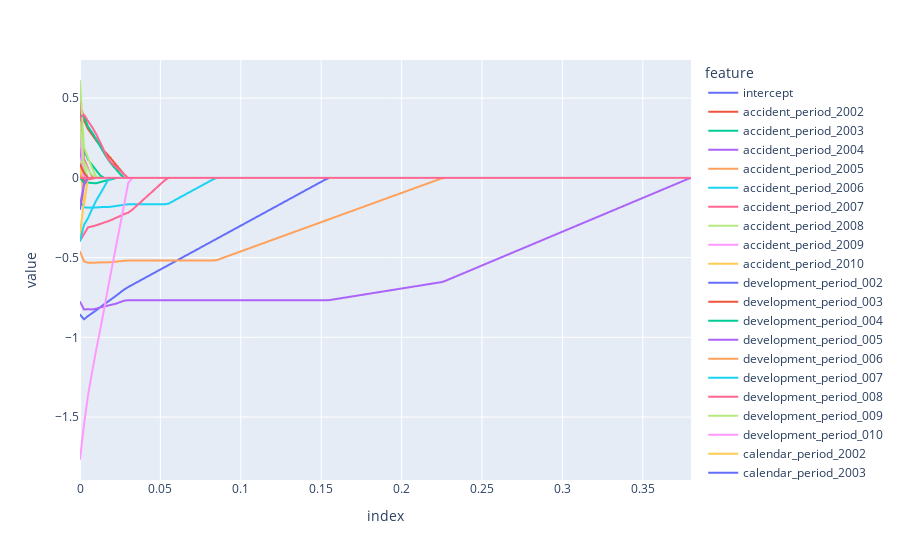

The code cell stored with this chart in its notebook:
### Code cell
p = rky.icrfs.GetX('train').columns.to_frame().reset_index(drop=True)
p.columns = ['feature']
df.join(p, how='left').set_index('feature').T.plot(kind='line')

### Figure 1 — Plotly figure (JSON) as saved in the notebook; plotly's stock layout.template omitted (floating-point values rounded to 4 significant figures; data arrays with more than 128 entries replaced by an {"elided": "..."} marker saying what was removed)
{"data": [{"hovertemplate": "feature=intercept<br>index=%{x}<br>value=%{y}<extra></extra>", "legendgroup": "intercept", "line": {"color": "#636efa", "dash": "solid"}, "marker": {"symbol": "circle"}, "mode": "lines", "name": "intercept", "showlegend": true, "type": "scattergl", "x": {"elided": "153 float values"}, "xaxis": "x", "y": {"elided": "153 int values"}, "yaxis": "y"}, {"hovertemplate": "feature=accident_period_2002<br>index=%{x}<br>value=%{y}<extra></extra>", "legendgroup": "accident_period_2002", "line": {"color": "#EF553B", "dash": "solid"}, "marker": {"symbol": "circle"}, "mode": "lines", "name": "accident_period_2002", "showlegend": true, "type": "scattergl", "x": {"elided": "153 float values"}, "xaxis": "x", "y": {"elided": "153 float values"}, "yaxis": "y"}, {"hovertemplate": "feature=accident_period_2003<br>index=%{x}<br>value=%{y}<extra></extra>", "legendgroup": "accident_period_2003", "line": {"color": "#00cc96", "dash": "solid"}, "marker": {"symbol": "circle"}, "mode": "lines", "name": "accident_period_2003", "showlegend": true, "type": "scattergl", "x": {"elided": "153 float values"}, "xaxis": "x", "y": {"elided": "153 float values"}, "yaxis": "y"}, {"hovertemplate": "feature=accident_period_2004<br>index=%{x}<br>value=%{y}<extra></extra>", "legendgroup": "accident_period_2004", "line": {"color": "#ab63fa", "dash": "solid"}, "marker": {"symbol": "circle"}, "mode": "lines", "name": "accident_period_2004", "showlegend": true, "type": "scattergl", "x": {"elided": "153 float values"}, "xaxis": "x", "y": {"elided": "153 float values"}, "yaxis": "y"}, {"hovertemplate": "feature=accident_period_2005<br>index=%{x}<br>value=%{y}<extra></extra>", "legendgroup": "accident_period_2005", "line": {"color": "#FFA15A", "dash": "solid"}, "marker": {"symbol": "circle"}, "mode": "lines", "name": "accident_period_2005", "showlegend": true, "type": "scattergl", "x": {"elided": "153 float values"}, "xaxis": "x", "y": {"elided": "153 float values"}, "yaxis": "y"}, {"hovertemplate": "feature=accident_period_2006<br>index=%{x}<br>value=%{y}<extra></extra>", "legendgroup": "accident_period_2006", "line": {"color": "#19d3f3", "dash": "solid"}, "marker": {"symbol": "circle"}, "mode": "lines", "name": "accident_period_2006", "showlegend": true, "type": "scattergl", "x": {"elided": "153 float values"}, "xaxis": "x", "y": {"elided": "153 float values"}, "yaxis": "y"}, {"hovertemplate": "feature=accident_period_2007<br>index=%{x}<br>value=%{y}<extra></extra>", "legendgroup": "accident_period_2007", "line": {"color": "#FF6692", "dash": "solid"}, "marker": {"symbol": "circle"}, "mode": "lines", "name": "accident_period_2007", "showlegend": true, "type": "scattergl", "x": {"elided": "153 float values"}, "xaxis": "x", "y": {"elided": "153 float values"}, "yaxis": "y"}, {"hovertemplate": "feature=accident_period_2008<br>index=%{x}<br>value=%{y}<extra></extra>", "legendgroup": "accident_period_2008", "line": {"color": "#B6E880", "dash": "solid"}, "marker": {"symbol": "circle"}, "mode": "lines", "name": "accident_period_2008", "showlegend": true, "type": "scattergl", "x": {"elided": "153 float values"}, "xaxis": "x", "y": {"elided": "153 float values"}, "yaxis": "y"}, {"hovertemplate": "feature=accident_period_2009<br>index=%{x}<br>value=%{y}<extra></extra>", "legendgroup": "accident_period_2009", "line": {"color": "#FF97FF", "dash": "solid"}, "marker": {"symbol": "circle"}, "mode": "lines", "name": "accident_period_2009", "showlegend": true, "type": "scattergl", "x": {"elided": "153 float values"}, "xaxis": "x", "y": {"elided": "153 float values"}, "yaxis": "y"}, {"hovertemplate": "feature=accident_period_2010<br>index=%{x}<br>value=%{y}<extra></extra>", "legendgroup": "accident_period_2010", "line": {"color": "#FECB52", "dash": "solid"}, "marker": {"symbol": "circle"}, "mode": "lines", "name": "accident_period_2010", "showlegend": true, "type": "scattergl", "x": {"elided": "153 float values"}, "xaxis": "x", "y": {"elided": "153 float values"}, "yaxis": "y"}, {"hovertemplate": "feature=development_period_002<br>index=%{x}<br>value=%{y}<extra></extra>", "legendgroup": "development_period_002", "line": {"color": "#636efa", "dash": "solid"}, "marker": {"symbol": "circle"}, "mode": "lines", "name": "development_period_002", "showlegend": true, "type": "scattergl", "x": {"elided": "153 float values"}, "xaxis": "x", "y": {"elided": "153 float values"}, "yaxis": "y"}, {"hovertemplate": "feature=development_period_003<br>index=%{x}<br>value=%{y}<extra></extra>", "legendgroup": "development_period_003", "line": {"color": "#EF553B", "dash": "solid"}, "marker": {"symbol": "circle"}, "mode": "lines", "name": "development_period_003", "showlegend": true, "type": "scattergl", "x": {"elided": "153 float values"}, "xaxis": "x", "y": {"elided": "153 float values"}, "yaxis": "y"}, {"hovertemplate": "feature=development_period_004<br>index=%{x}<br>value=%{y}<extra></extra>", "legendgroup": "development_period_004", "line": {"color": "#00cc96", "dash": "solid"}, "marker": {"symbol": "circle"}, "mode": "lines", "name": "development_period_004", "showlegend": true, "type": "scattergl", "x": {"elided": "153 float values"}, "xaxis": "x", "y": {"elided": "153 float values"}, "yaxis": "y"}, {"hovertemplate": "feature=development_period_005<br>index=%{x}<br>value=%{y}<extra></extra>", "legendgroup": "development_period_005", "line": {"color": "#ab63fa", "dash": "solid"}, "marker": {"symbol": "circle"}, "mode": "lines", "name": "development_period_005", "showlegend": true, "type": "scattergl", "x": {"elided": "153 float values"}, "xaxis": "x", "y": {"elided": "153 float values"}, "yaxis": "y"}, {"hovertemplate": "feature=development_period_006<br>index=%{x}<br>value=%{y}<extra></extra>", "legendgroup": "development_period_006", "line": {"color": "#FFA15A", "dash": "solid"}, "marker": {"symbol": "circle"}, "mode": "lines", "name": "development_period_006", "showlegend": true, "type": "scattergl", "x": {"elided": "153 float values"}, "xaxis": "x", "y": {"elided": "153 float values"}, "yaxis": "y"}, {"hovertemplate": "feature=development_period_007<br>index=%{x}<br>value=%{y}<extra></extra>", "legendgroup": "development_period_007", "line": {"color": "#19d3f3", "dash": "solid"}, "marker": {"symbol": "circle"}, "mode": "lines", "name": "development_period_007", "showlegend": true, "type": "scattergl", "x": {"elided": "153 float values"}, "xaxis": "x", "y": {"elided": "153 float values"}, "yaxis": "y"}, {"hovertemplate": "feature=development_period_008<br>index=%{x}<br>value=%{y}<extra></extra>", "legendgroup": "development_period_008", "line": {"color": "#FF6692", "dash": "solid"}, "marker": {"symbol": "circle"}, "mode": "lines", "name": "development_period_008", "showlegend": true, "type": "scattergl", "x": {"elided": "153 float values"}, "xaxis": "x", "y": {"elided": "153 float values"}, "yaxis": "y"}, {"hovertemplate": "feature=development_period_009<br>index=%{x}<br>value=%{y}<extra></extra>", "legendgroup": "development_period_009", "line": {"color": "#B6E880", "dash": "solid"}, "marker": {"symbol": "circle"}, "mode": "lines", "name": "development_period_009", "showlegend": true, "type": "scattergl", "x": {"elided": "153 float values"}, "xaxis": "x", "y": {"elided": "153 float values"}, "yaxis": "y"}, {"hovertemplate": "feature=development_period_010<br>index=%{x}<br>value=%{y}<extra></extra>", "legendgroup": "development_period_010", "line": {"color": "#FF97FF", "dash": "solid"}, "marker": {"symbol": "circle"}, "mode": "lines", "name": "development_period_010", "showlegend": true, "type": "scattergl", "x": {"elided": "153 float values"}, "xaxis": "x", "y": {"elided": "153 float values"}, "yaxis": "y"}, {"hovertemplate": "feature=calendar_period_2002<br>index=%{x}<br>value=%{y}<extra></extra>", "legendgroup": "calendar_period_2002", "line": {"color": "#FECB52", "dash": "solid"}, "marker": {"symbol": "circle"}, "mode": "lines", "name": "calendar_period_2002", "showlegend": true, "type": "scattergl", "x": {"elided": "153 float values"}, "xaxis": "x", "y": {"elided": "153 float values"}, "yaxis": "y"}, {"hovertemplate": "feature=calendar_period_2003<br>index=%{x}<br>value=%{y}<extra></extra>", "legendgroup": "calendar_period_2003", "line": {"color": "#636efa", "dash": "solid"}, "marker": {"symbol": "circle"}, "mode": "lines", "name": "calendar_period_2003", "showlegend": true, "type": "scattergl", "x": {"elided": "153 float values"}, "xaxis": "x", "y": {"elided": "153 float values"}, "yaxis": "y"}, {"hovertemplate": "feature=calendar_period_2004<br>index=%{x}<br>value=%{y}<extra></extra>", "legendgroup": "calendar_period_2004", "line": {"color": "#EF553B", "dash": "solid"}, "marker": {"symbol": "circle"}, "mode": "lines", "name": "calendar_period_2004", "showlegend": true, "type": "scattergl", "x": {"elided": "153 float values"}, "xaxis": "x", "y": {"elided": "153 float values"}, "yaxis": "y"}, {"hovertemplate": "feature=calendar_period_2005<br>index=%{x}<br>value=%{y}<extra></extra>", "legendgroup": "calendar_period_2005", "line": {"color": "#00cc96", "dash": "solid"}, "marker": {"symbol": "circle"}, "mode": "lines", "name": "calendar_period_2005", "showlegend": true, "type": "scattergl", "x": {"elided": "153 float values"}, "xaxis": "x", "y": {"elided": "153 float values"}, "yaxis": "y"}, {"hovertemplate": "feature=calendar_period_2006<br>index=%{x}<br>value=%{y}<extra></extra>", "legendgroup": "calendar_period_2006", "line": {"color": "#ab63fa", "dash": "solid"}, "marker": {"symbol": "circle"}, "mode": "lines", "name": "calendar_period_2006", "showlegend": true, "type": "scattergl", "x": {"elided": "153 float values"}, "xaxis": "x", "y": {"elided": "153 float values"}, "yaxis": "y"}, {"hovertemplate": "feature=calendar_period_2007<br>index=%{x}<br>value=%{y}<extra></extra>", "legendgroup": "calendar_period_2007", "line": {"color": "#FFA15A", "dash": "solid"}, "marker": {"symbol": "circle"}, "mode": "lines", "name": "calendar_period_2007", "showlegend": true, "type": "scattergl", "x": {"elided": "153 float values"}, "xaxis": "x", "y": {"elided": "153 float values"}, "yaxis": "y"}, {"hovertemplate": "feature=calendar_period_2008<br>index=%{x}<br>value=%{y}<extra></extra>", "legendgroup": "calendar_period_2008", "line": {"color": "#19d3f3", "dash": "solid"}, "marker": {"symbol": "circle"}, "mode": "lines", "name": "calendar_period_2008", "showlegend": true, "type": "scattergl", "x": {"elided": "153 float values"}, "xaxis": "x", "y": {"elided": "153 float values"}, "yaxis": "y"}, {"hovertemplate": "feature=calendar_period_2009<br>index=%{x}<br>value=%{y}<extra></extra>", "legendgroup": "calendar_period_2009", "line": {"color": "#FF6692", "dash": "solid"}, "marker": {"symbol": "circle"}, "mode": "lines", "name": "calendar_period_2009", "showlegend": true, "type": "scattergl", "x": {"elided": "153 float values"}, "xaxis": "x", "y": {"elided": "153 float values"}, "yaxis": "y"}, {"hovertemplate": "feature=calendar_period_2010<br>index=%{x}<br>value=%{y}<extra></extra>", "legendgroup": "calendar_period_2010", "line": {"color": "#B6E880", "dash": "solid"}, "marker": {"symbol": "circle"}, "mode": "lines", "name": "calendar_period_2010", "showlegend": true, "type": "scattergl", "x": {"elided": "153 float values"}, "xaxis": "x", "y": {"elided": "153 float values"}, "yaxis": "y"}, {"hovertemplate": "feature=calendar_period_2011<br>index=%{x}<br>value=%{y}<extra></extra>", "legendgroup": "calendar_period_2011", "line": {"color": "#FF97FF", "dash": "solid"}, "marker": {"symbol": "circle"}, "mode": "lines", "name": "calendar_period_2011", "showlegend": true, "type": "scattergl", "x": {"elided": "153 float values"}, "xaxis": "x", "y": {"elided": "153 int values"}, "yaxis": "y"}, {"hovertemplate": "feature=calendar_period_2012<br>index=%{x}<br>value=%{y}<extra></extra>", "legendgroup": "calendar_period_2012", "line": {"color": "#FECB52", "dash": "solid"}, "marker": {"symbol": "circle"}, "mode": "lines", "name": "calendar_period_2012", "showlegend": true, "type": "scattergl", "x": {"elided": "153 float values"}, "xaxis": "x", "y": {"elided": "153 int values"}, "yaxis": "y"}, {"hovertemplate": "feature=calendar_period_2013<br>index=%{x}<br>value=%{y}<extra></extra>", "legendgroup": "calendar_period_2013", "line": {"color": "#636efa", "dash": "solid"}, "marker": {"symbol": "circle"}, "mode": "lines", "name": "calendar_period_2013", "showlegend": true, "type": "scattergl", "x": {"elided": "153 float values"}, "xaxis": "x", "y": {"elided": "153 int values"}, "yaxis": "y"}, {"hovertemplate": "feature=calendar_period_2014<br>index=%{x}<br>value=%{y}<extra></extra>", "legendgroup": "calendar_period_2014", "line": {"color": "#EF553B", "dash": "solid"}, "marker": {"symbol": "circle"}, "mode": "lines", "name": "calendar_period_2014", "showlegend": true, "type": "scattergl", "x": {"elided": "153 float values"}, "xaxis": "x", "y": {"elided": "153 int values"}, "yaxis": "y"}, {"hovertemplate": "feature=calendar_period_2015<br>index=%{x}<br>value=%{y}<extra></extra>", "legendgroup": "calendar_period_2015", "line": {"color": "#00cc96", "dash": "solid"}, "marker": {"symbol": "circle"}, "mode": "lines", "name": "calendar_period_2015", "showlegend": true, "type": "scattergl", "x": {"elided": "153 float values"}, "xaxis": "x", "y": {"elided": "153 int values"}, "yaxis": "y"}, {"hovertemplate": "feature=calendar_period_2016<br>index=%{x}<br>value=%{y}<extra></extra>", "legendgroup": "calendar_period_2016", "line": {"color": "#ab63fa", "dash": "solid"}, "marker": {"symbol": "circle"}, "mode": "lines", "name": "calendar_period_2016", "showlegend": true, "type": "scattergl", "x": {"elided": "153 float values"}, "xaxis": "x", "y": {"elided": "153 int values"}, "yaxis": "y"}, {"hovertemplate": "feature=calendar_period_2017<br>index=%{x}<br>value=%{y}<extra></extra>", "legendgroup": "calendar_period_2017", "line": {"color": "#FFA15A", "dash": "solid"}, "marker": {"symbol": "circle"}, "mode": "lines", "name": "calendar_period_2017", "showlegend": true, "type": "scattergl", "x": {"elided": "153 float values"}, "xaxis": "x", "y": {"elided": "153 int values"}, "yaxis": "y"}, {"hovertemplate": "feature=calendar_period_2018<br>index=%{x}<br>value=%{y}<extra></extra>", "legendgroup": "calendar_period_2018", "line": {"color": "#19d3f3", "dash": "solid"}, "marker": {"symbol": "circle"}, "mode": "lines", "name": "calendar_period_2018", "showlegend": true, "type": "scattergl", "x": {"elided": "153 float values"}, "xaxis": "x", "y": {"elided": "153 int values"}, "yaxis": "y"}, {"hovertemplate": "feature=calendar_period_2019<br>index=%{x}<br>value=%{y}<extra></extra>", "legendgroup": "calendar_period_2019", "line": {"color": "#FF6692", "dash": "solid"}, "marker": {"symbol": "circle"}, "mode": "lines", "name": "calendar_period_2019", "showlegend": true, "type": "scattergl", "x": {"elided": "153 float values"}, "xaxis": "x", "y": {"elided": "153 int values"}, "yaxis": "y"}], "layout": {"legend": {"title": {"text": "feature"}, "tracegroupgap": 0}, "margin": {"t": 60}, "xaxis": {"anchor": "y", "domain": [0, 1], "title": {"text": "index"}}, "yaxis": {"anchor": "x", "domain": [0, 1], "title": {"text": "value"}}}}
